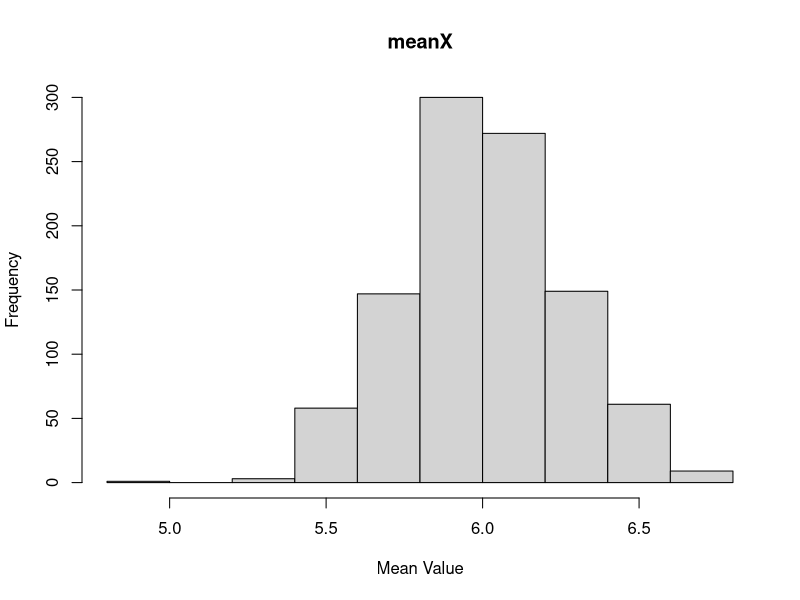
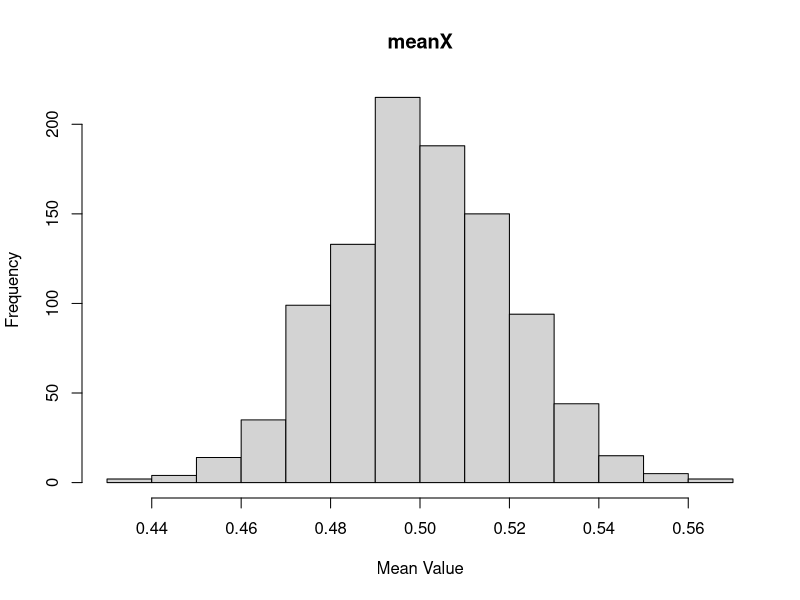

Write R code to recreate these figures, in order.
## ---- chunk 1
  repair_time <- c(159, 224, 222, 149, 280, 379, 362, 260, 101, 179, 168, 485, 212, 264, 250, 170)
  sample_mean <- mean(repair_time)
  sample_sd <- sd(repair_time)
  t_score <- qt(0.975, df = length(repair_time) - 1)
  margin_of_error <- t_score * (sample_sd / sqrt(length(repair_time)))
  
  lower_bound <- sample_mean - margin_of_error
  upper_bound <- sample_mean + margin_of_error
  
  lower_bound
  upper_bound
## ---- chunk 2
  t_test_result <- t.test(repair_time, mu = 225, alternative = "greater")
  t_test_result
## ---- chunk 3

  meanX=NULL
  for (i in 1:1000){
    X<-rgamma(n=200,shape=3, scale=2)
    meanX[i]=mean(X)
  }

  hist(meanX, main = "meanX", xlab = "Mean Value", ylab = "Frequency")
## ---- chunk 4
  meanX <- NULL


for (i in 1:1000) {
  X <- runif(n = 200, min = 0, max = 1)
  meanX[i] <- mean(X)
}
hist(meanX, main = "meanX", xlab = "Mean Value", ylab = "Frequency")
## ---- chunk 5
F1 = c(177, 176, 198, 197, 185, 188, 206)
F2 = c(206, 193, 192, 188, 207, 210, 197)

sd_F1 <- sd(F1)
sd_F2 <- sd(F2)

threshold <- 0.1 * max(sd_F1, sd_F2)
is_ratio_close <- (abs(sd_F1 - sd_F2) <= threshold)
is_ratio_close
sd_F1
sd_F2
## ---- chunk 6
t_test_result <- t.test(F1, F2, alternative = "less", var.equal = FALSE)
t_test_result
